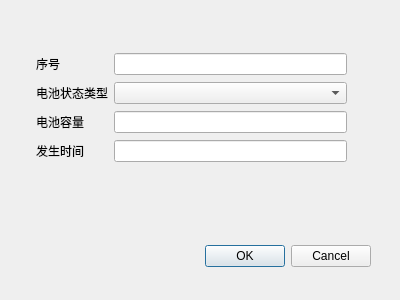
<?xml version="1.0" encoding="UTF-8"?>
<ui version="4.0">
 <class>Dialog</class>
 <widget class="QDialog" name="Dialog">
  <property name="geometry">
   <rect>
    <x>0</x>
    <y>0</y>
    <width>400</width>
    <height>300</height>
   </rect>
  </property>
  <property name="windowTitle">
   <string>Dialog</string>
  </property>
  <widget class="QDialogButtonBox" name="buttonBox">
   <property name="geometry">
    <rect>
     <x>30</x>
     <y>240</y>
     <width>341</width>
     <height>32</height>
    </rect>
   </property>
   <property name="orientation">
    <enum>Qt::Horizontal</enum>
   </property>
   <property name="standardButtons">
    <set>QDialogButtonBox::Cancel|QDialogButtonBox::Ok</set>
   </property>
  </widget>
  <widget class="QWidget" name="layoutWidget">
   <property name="geometry">
    <rect>
     <x>36</x>
     <y>52</y>
     <width>311</width>
     <height>111</height>
    </rect>
   </property>
   <layout class="QGridLayout" name="gridLayout">
    <item row="0" column="0">
     <widget class="QLabel" name="label_5">
      <property name="text">
       <string>序号</string>
      </property>
     </widget>
    </item>
    <item row="0" column="1">
     <widget class="QLineEdit" name="SequencelineEdit"/>
    </item>
    <item row="1" column="0">
     <widget class="QLabel" name="label">
      <property name="text">
       <string>电池状态类型</string>
      </property>
     </widget>
    </item>
    <item row="1" column="1">
     <widget class="QComboBox" name="StatusComboBox"/>
    </item>
    <item row="2" column="0">
     <widget class="QLabel" name="label_2">
      <property name="text">
       <string>电池容量</string>
      </property>
     </widget>
    </item>
    <item row="3" column="0">
     <widget class="QLabel" name="label_3">
      <property name="text">
       <string>发生时间</string>
      </property>
     </widget>
    </item>
    <item row="3" column="1">
     <widget class="QLineEdit" name="OccurredTimelineEdit"/>
    </item>
    <item row="2" column="1">
     <widget class="QLineEdit" name="CapacitylineEdit"/>
    </item>
   </layout>
  </widget>
 </widget>
 <resources/>
 <connections>
  <connection>
   <sender>buttonBox</sender>
   <signal>accepted()</signal>
   <receiver>Dialog</receiver>
   <slot>accept()</slot>
   <hints>
    <hint type="sourcelabel">
     <x>248</x>
     <y>254</y>
    </hint>
    <hint type="destinationlabel">
     <x>157</x>
     <y>274</y>
    </hint>
   </hints>
  </connection>
  <connection>
   <sender>buttonBox</sender>
   <signal>rejected()</signal>
   <receiver>Dialog</receiver>
   <slot>reject()</slot>
   <hints>
    <hint type="sourcelabel">
     <x>316</x>
     <y>260</y>
    </hint>
    <hint type="destinationlabel">
     <x>286</x>
     <y>274</y>
    </hint>
   </hints>
  </connection>
 </connections>
</ui>
